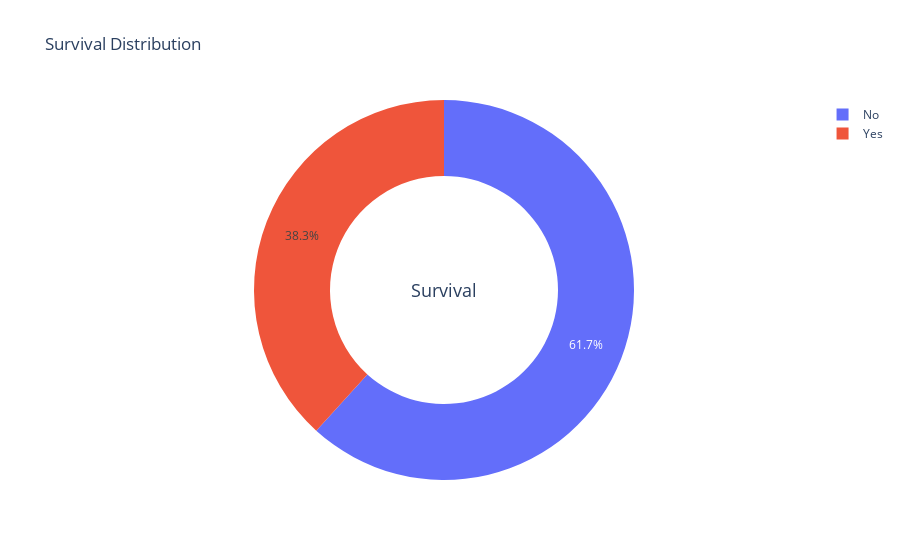

The code cell stored with this chart in its notebook:
### Code cell
data = go.Pie(labels = df.survived.value_counts().keys().tolist(), values = df.survived.value_counts().values.tolist(), hole = 0.6)
layout = go.Layout(title = 'Survival Distribution', annotations = [dict(text = 'Survival', showarrow = False, font_size = 18)])
fig = go.Figure(data = data, layout = layout)
py.iplot(fig)

### Figure 1 — Plotly figure (JSON) as saved in the notebook; plotly's stock layout.template omitted (floating-point values rounded to 4 significant figures)
{"data": [{"hole": 0.6, "labels": ["No", "Yes"], "type": "pie", "values": [776, 481]}], "layout": {"annotations": [{"font": {"size": 18}, "showarrow": false, "text": "Survival"}], "title": {"text": "Survival Distribution"}}}
